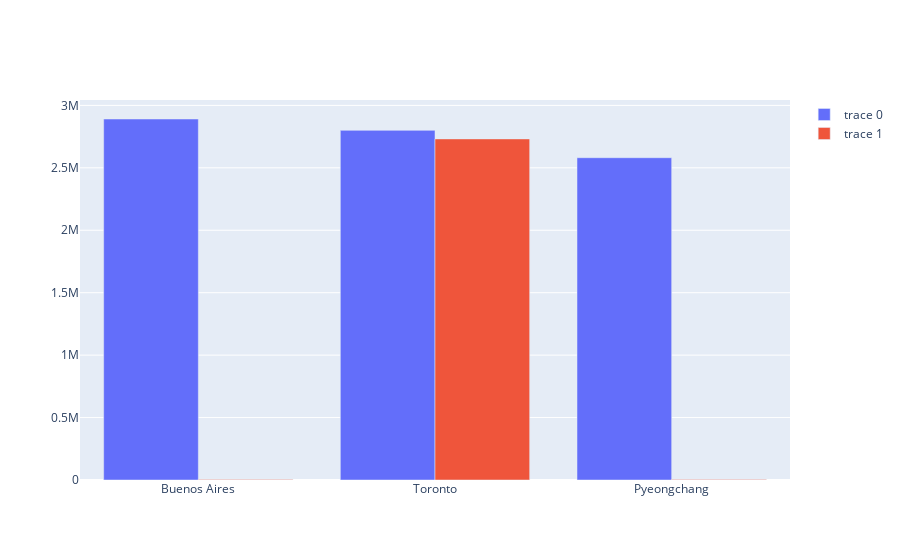

Notebook code for this chart:
### Code cell
plotly.offline.iplot([bar_trace_first_three_pops, bar_trace_first_three_areas])

### Figure 1 — Plotly figure (JSON) as saved in the notebook; plotly's stock layout.template omitted (floating-point values rounded to 4 significant figures)
{"data": [{"text": [], "type": "bar", "x": ["Buenos Aires", "Toronto", "Pyeongchang"], "y": [2891000, 2800000, 2581000]}, {"text": [], "type": "bar", "x": ["Buenos Aires", "Toronto", "Pyeongchang"], "y": [4758, 2731571, 3194]}], "layout": {}}
